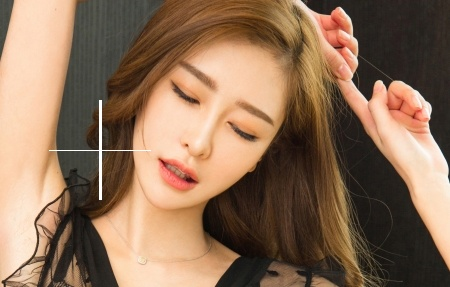
#> input picture Opencv/图片美化/damage.jpg, 450 x 287 px
$ python '图片修补.py'
#> lines starting #> are read from the running program, lines starting #| are printed output that depends on the picture; after the words box and inside, x2 and y2 are one past the last pixel; in counts of white or black regions, pixels touching at a corner belong together
# [15 lines of commented-out code are left out]
import cv2
import numpy as np
img = cv2.imread('damage.jpg',1)
#> img is the input picture: shape (287, 450, 3); mean B, G, R 87.8, 111.8, 141.7
cv2.imshow('src',img)
imgInfo = img.shape
#> imgInfo = (287, 450, 3)
height = imgInfo[0]
#> height = 287
width = imgInfo[1]
#> width = 450
paint = np.zeros((height,width,1),np.uint8)
#找出瑕疵，损坏部分
for i in range(100,200):
    paint[i,100] = 255
    paint[i,100+1] = 255
    paint[i, 100-1] = 255
for i in range(50,150):
    paint[150,i] = 255
    paint[150, i+1] = 255
    paint[150, i-1] = 255
cv2.imshow('paint',paint)
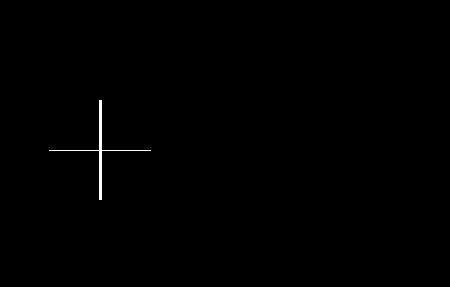
#> window 'paint': shape (287, 450, 1); 0.31% white; 1 white region, box (x1, y1, x2, y2) and area: (49, 100, 151, 200) 399
#inpaint 方法去瑕疵
imgDst = cv2.inpaint(img,paint,3,cv2.INPAINT_TELEA)
#展示结果
cv2.imshow('image',imgDst)
cv2.waitKey(0)
